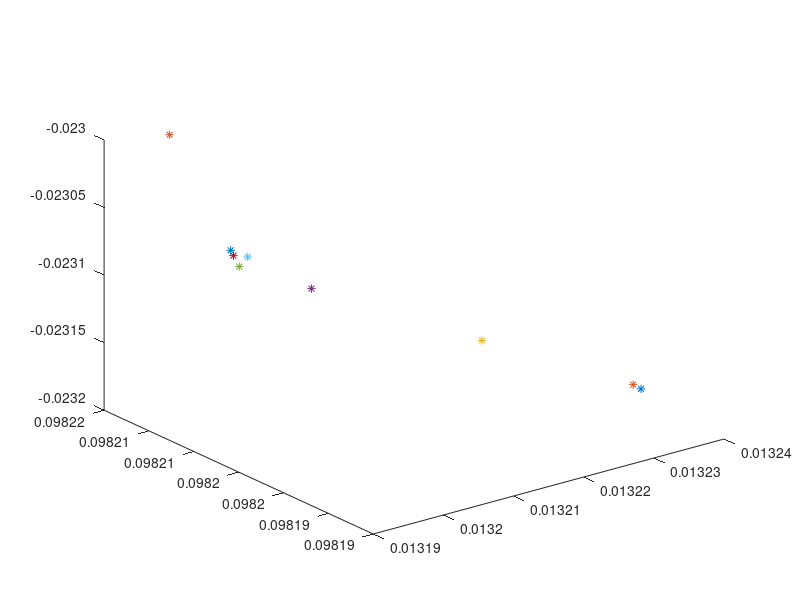

Write MATLAB code to recreate this figure. (Note: this script raises an error after producing the figure.)
x = zeros(12,3);
figure
x(1,:) = [0.0132315, 0.098192600000000005, -0.0231589];
x(2,:) = [0.013230945532206087, 0.098193041243139309, -0.023156335794586709];
x(3,:) = [0.013220015651736297, 0.098201351865400952, -0.023133634433819855];
x(4,:) = [0.013207713982147562, 0.098210726586018551, -0.023106570760724636];
x(5,:) = [0.013202500000000002, 0.098214700000000016, -0.0230951];
x(6,:) = [0.013203187730070853, 0.098214300492247164, -0.023087656221389724];
x(7,:) = [0.013202142237391423, 0.098215066082669236, -0.023087595305280543];
x(8,:) = [0.013201969384803464, 0.098215242955084853, -0.023083969420761005];
x(9,:) = [0.0131982, 0.098219100000000004, -0.023004899999999998];

y = zeros(6,3);
y(1,:) = [0.013184400000000001, 0.098234000000000002, -0.023005500000000002];
y(2,:) = [0.013209, 0.098212900000000006, -0.0230975];
y(3,:) = [0.0132096, 0.098200899999999994, -0.0231484];
y(4,:) = [0.0132096, 0.098200899999999994, -0.0231484];
y(5,:) = [0.013202500000000001, 0.098214700000000002, -0.0230951];
y(6,:) = [0.0131929, 0.098235799999999998, -0.022990199999999999];


% i = 1; j = 2;
% plot3(x([i,j],1),x([i,j],2),x([i,j],3)); hold on
% i = i + 3; j = j + 3;
%  plot3(x([i,j],1),x([i,j],2),x([i,j],3)); hold on
%  i = i + 3; j = j + 3;
%   plot3(x([i,j],1),x([i,j],2),x([i,j],3)); hold on
%   
%   i = 1; j = 3;
% plot3(x([i,j],1),x([i,j],2),x([i,j],3));hold on
% i = i + 3; j = j + 3;
%  plot3(x([i,j],1),x([i,j],2),x([i,j],3));hold on
%  i = i + 3; j = j + 3;
%   plot3(x([i,j],1),x([i,j],2),x([i,j],3));hold on
%   
%   i = 2; j = 3;
% plot3(x([i,j],1),x([i,j],2),x([i,j],3));hold on
% i = i + 3; j = j + 3;
%  plot3(x([i,j],1),x([i,j],2),x([i,j],3));hold on
%  i = i + 3; j = j + 3;
%   plot3(x([i,j],1),x([i,j],2),x([i,j],3));hold on
 

% x(1,:) = [-0.15079799999999999, 0.121309, 0.58190];
% x(2,:) = [-0.29410900000000006, 0.18374200000000002, 0.65560700000000005];
% x(3,:) = [-0.15356232692034355, 0.15857618346280089, 0.7092203497810069];
% x(4,:) = [-0.16987350347809743, 0.17272257025149074, 0.74218799999999996];
% x(5,:) = [-0.20138613318022361, 0.18404617749559873, 0.75];
% x(6,:) = [-0.15459788870512725, 0.17253707598118742, 0.7569162471534967];
% x(7,:) = [-0.1946872118480597, 0.1845316822279105, 0.7584377881519403];
% x(8,:) = [-0.16523550226040265, 0.17851449773959729, 0.76707636597281015];
% x(9,:) = [-0.21895331071605661, 0.19611210680428387, 0.77444041752034032];
% x(10,:) = [-0.18014044312464594, 0.18568822750141611, 0.77711754293185686];b
% x(11,:) =[-0.23436490141470917, 0.20338117502155145, 0.78430445303211016];
% x(12,:) =[-0.15873000000000001, 0.228244, 0.94723299999999999];



for i = 1:9
    plot3(x(i,1),x(i,2),x(i,3),'*');hold on;
end
for i = 1:3
    plot3(y(i,1),y(i,2),yi (i,3),'o');hold on;
end
for i = 4:6
    plot3(y(i,1),y(i,2),y(i,3),'x');hold on;
end
